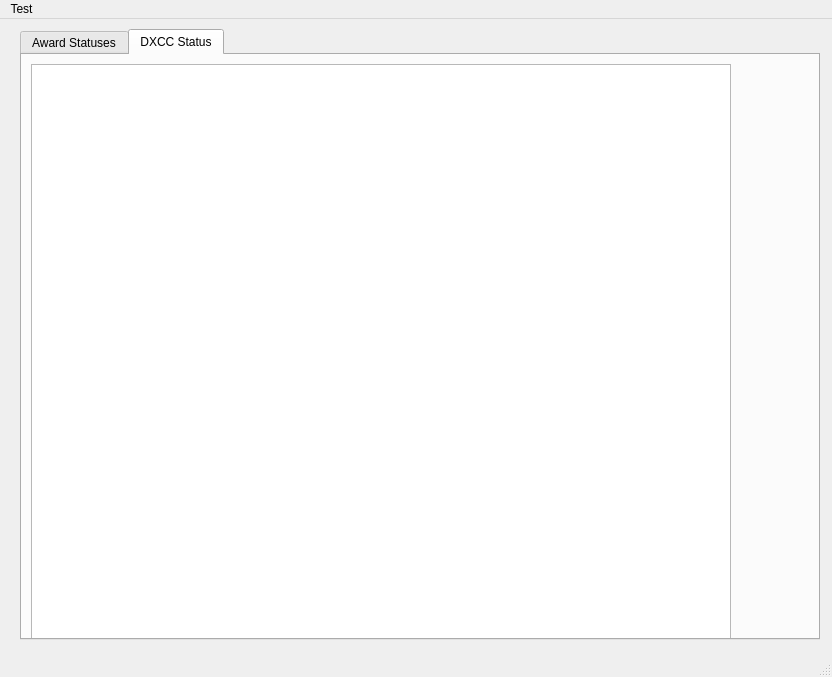
<?xml version="1.0" encoding="UTF-8"?>
<ui version="4.0">
 <class>MainWindow</class>
 <widget class="QMainWindow" name="MainWindow">
  <property name="geometry">
   <rect>
    <x>0</x>
    <y>0</y>
    <width>832</width>
    <height>677</height>
   </rect>
  </property>
  <property name="sizePolicy">
   <sizepolicy hsizetype="MinimumExpanding" vsizetype="MinimumExpanding">
    <horstretch>5</horstretch>
    <verstretch>5</verstretch>
   </sizepolicy>
  </property>
  <property name="windowTitle">
   <string>MainWindow</string>
  </property>
  <widget class="QWidget" name="centralwidget">
   <widget class="QTabWidget" name="tabWidget1">
    <property name="geometry">
     <rect>
      <x>20</x>
      <y>10</y>
      <width>800</width>
      <height>611</height>
     </rect>
    </property>
    <property name="sizePolicy">
     <sizepolicy hsizetype="Minimum" vsizetype="MinimumExpanding">
      <horstretch>0</horstretch>
      <verstretch>0</verstretch>
     </sizepolicy>
    </property>
    <property name="minimumSize">
     <size>
      <width>800</width>
      <height>600</height>
     </size>
    </property>
    <property name="currentIndex">
     <number>1</number>
    </property>
    <widget class="QWidget" name="tab">
     <attribute name="title">
      <string>Award Statuses</string>
     </attribute>
     <widget class="QTreeView" name="treeView">
      <property name="geometry">
       <rect>
        <x>0</x>
        <y>0</y>
        <width>581</width>
        <height>571</height>
       </rect>
      </property>
     </widget>
    </widget>
    <widget class="QWidget" name="tab_2">
     <attribute name="title">
      <string>DXCC Status</string>
     </attribute>
     <layout class="QFormLayout" name="formLayout">
      <item row="0" column="0">
       <widget class="QTableView" name="tableView">
        <property name="sizePolicy">
         <sizepolicy hsizetype="Expanding" vsizetype="Minimum">
          <horstretch>0</horstretch>
          <verstretch>0</verstretch>
         </sizepolicy>
        </property>
        <property name="minimumSize">
         <size>
          <width>700</width>
          <height>700</height>
         </size>
        </property>
       </widget>
      </item>
     </layout>
    </widget>
   </widget>
  </widget>
  <widget class="QMenuBar" name="menubar">
   <property name="geometry">
    <rect>
     <x>0</x>
     <y>0</y>
     <width>832</width>
     <height>24</height>
    </rect>
   </property>
   <widget class="QMenu" name="menuTest">
    <property name="title">
     <string>Test</string>
    </property>
   </widget>
   <addaction name="menuTest"/>
  </widget>
  <widget class="QStatusBar" name="statusbar"/>
 </widget>
 <resources/>
 <connections/>
</ui>
